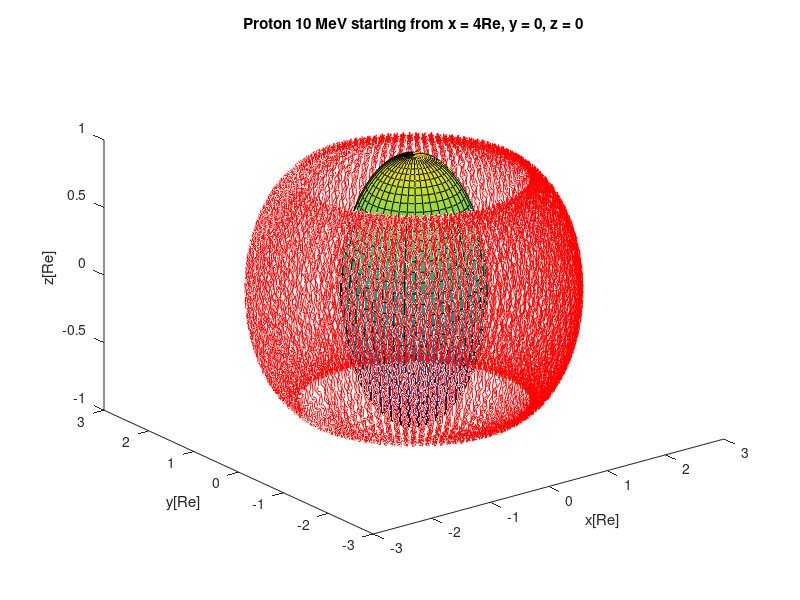

MATLAB code to generate this figure:
close all;
clear all;

global B0; global q; global m; global Re; global dt; 

% parameters
e = 1.602176565e-19; % Elementary charge (Coulomb)
m_pr = 1.672621777e-27; % Proton mass (kg)
m_el = 9.10938291e-31; % Electron mass (kg)
c = 299792458; % speed of light (m/s)
% Earth parameters
B0 = 3.07e-5 % Tesla
Re = 6378137 % meter (Earth radius)

% use electron/proton
m = m_pr % we choose proton, change to m_el when simulating electron
q = e % positive charge, change to -e when simulating electron

% Trajectory of a proton with 10MeV kinetic energy in dipole field
K = 1e7    % kinetic energy in eV
K = K*e;   % convert to Joule
% Find corresponding speed:
v_mod = c/sqrt(1+(m*c^2)/K) 

% initial position: equatorial plane 4Re from Earth
%x0 = 4*Re; %*rand(); 
%y0 = 0; 
%z0 = 0;
R1=1.25*Re;
R2=3*Re;
rho=rand(3);
nu=(1-2*rho(2));
x0 = (R1^3+(R2^3-R1^3)*rho(1))^(1/3)*(1-nu^2)^(1/2)*cos(2*pi*rho(3));
y0 = (R1^3+(R2^3-R1^3)*rho(1))^(1/3)*(1-nu^2)^(1/2)*sin(2*pi*rho(3));
z0 = (R1^3+(R2^3-R1^3)*rho(1))^(1/3)*nu;
pitch_angle = 30.0; % * rand() %  initial angle between velocity and mag.field (degrees)

% initial velocity
u0 = 0.0;
v0 = v_mod; %*sin(pitch_angle*pi/180); %*rand();
w0 = v_mod; %*cos(pitch_angle*pi/180); %*rand();

dt = 0.01;
tfin = 250; % in s
time = 0:dt:tfin;
%[x_sol,t] = lsode('Newton_Lorenz',[x0 ;y0; z0; u0; v0; w0],time); % solve equation of motion *** Octave ***
%[t,x_sol] = ode45('Newton_Lorenz',time,[x0 ;y0; z0; u0; v0; w0]) % use this for *** Matlab ****

x_sol = zeros(tfin/dt+1,6);
x_sol(1,1) = x0;
x_sol(1,2) = y0;
x_sol(1,3) = z0;
x_sol(1,4) = u0;
x_sol(1,5) = v0;
x_sol(1,6) = w0;

qom = q/m;

for i = 1:1:tfin/dt
	% calculate 3 Cartesian components of the magnetic field
	fac1 =  -B0*Re^3/(x_sol(i,1)^2 + x_sol(i,2)^2 + x_sol(i,3)^2)^2.5;
	Bx = 3*x_sol(i,1)*x_sol(i,3)*fac1;
	By = 3*x_sol(i,2)*x_sol(i,3)*fac1;
	Bz = (2*x_sol(i,3)^2 -x_sol(i,1)^2- x_sol(i,2)^2)*fac1;
	Ex = 0.0;
	Ey = 0.0;
	Ez = 0.0;

%    B_sq=Bx*Bx+By*By+Bz*Bz;
%    f1=tan(qom*(dt/2)*sqrt(B_sq))/sqrt(B_sq);
%    f2=2*f1/(1+f1.^2*B_sq);
%
%    vxstar2 = x_sol(i,4)+qom*Ex*0.5*dt;
%    vystar2 = x_sol(i,5)+qom*Ey*0.5*dt;
%    vzstar2 = x_sol(i,6)+qom*Ez*0.5*dt;
%
%    vxpr = vxstar2+f1*(vystar2*Bz-By*vzstar2);
%	vypr = vystar2+f1*(-vxstar2*Bz+vzstar2*Bx);
%    vzpr = vzstar2+f1*(vxstar2*By-vystar2*Bx);
%	vxplus = vxstar2+f2*(vypr*Bz-vzpr*By);
%	vyplus = vystar2+f2*(-vxpr*Bz+vzpr*Bx);
%	vzplus = vzstar2+f2*(vxpr*By-vypr*Bx);       
%	
%    x_sol(i+1,4) = vxplus+qom*0.5*dt*Ex;
%    x_sol(i+1,5) = vyplus+qom*0.5*dt*Ey;
%	x_sol(i+1,6) = vzplus+qom*0.5*dt*Ez;

	k = qom * 0.5 * dt;
	tx = k * Bx;
	ty = k * By;
	tz = k * Bz;
    t_mag2 = tx * tx + ty * ty + tz * tz;

	sx = (2.0 * tx) / (1.0 + t_mag2);
	sy = (2.0 * ty) / (1.0 + t_mag2);
	sz = (2.0 * tz) / (1.0 + t_mag2);

	v_minusx = x_sol(i,4) + k * Ex;
	v_minusy = x_sol(i,5) + k * Ey;
	v_minusz = x_sol(i,6) + k * Ez;

	v_primex = v_minusx + (v_minusy * tz - v_minusz * ty);
	v_primey = v_minusy + (v_minusz * tx - v_minusx * tz);
	v_primez = v_minusz + (v_minusx * ty - v_minusy * tx);

	v_plusx = v_minusx + (v_primey * sz - v_primez * sy);
	v_plusy = v_minusy + (v_primez * sx - v_primex * sz);
	v_plusz = v_minusz + (v_primex * sy - v_primey * sx);

	x_sol(i+1,4) = v_plusx + k * Ex;
	x_sol(i+1,5) = v_plusy + k * Ey;
	x_sol(i+1,6) = v_plusz + k * Ez;

	x_sol(i+1,1) = x_sol(i,1) + x_sol(i+1,4) * dt; % dx/dt = u
	x_sol(i+1,2) = x_sol(i,2) + x_sol(i+1,5) * dt; % dy/dt = v
	x_sol(i+1,3) = x_sol(i,3) + x_sol(i+1,6) * dt; % dz/dt = w

end

% plots
plot3(x_sol(:,1)/Re,x_sol(:,2)/Re,x_sol(:,3)/Re,'r'); % plot trajectory in 3D
xlabel('x[Re]')
ylabel('y[Re]')
zlabel('z[Re]')
title('Proton 10 MeV starting from x = 4Re, y = 0, z = 0')
hold on;
sphere(40);
hold off;

%plot(time,0.5*m*(x_sol(:,4).^2 + x_sol(:,5).^2 + x_sol(:,6).^2))

